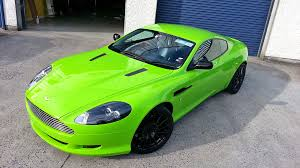
#> input picture Sem4/big_data/aston.png, 300 x 168 px, found by its file name; its folder holds 5 pictures in this run
$ python Zaliczenie4.py
#> lines starting #> are read from the running program, lines starting #| are printed output that depends on the picture; pictures that were not available may be replaced by others from this repository, and a replacement may not be noted
import os
import time
import numpy as np
from PIL import Image
from multiprocessing import Pool, cpu_count
from scipy.spatial import KDTree

# Parametry
base_dir = "big_data"
src_img_path = os.path.join(base_dir, "aston.png")
tiles_dir = os.path.join(base_dir, "zdjecia")
output_dir = os.path.join(base_dir, "out")
os.makedirs(output_dir, exist_ok=True)

tile_size = 10
output_width = 1000
output_height = 1000

# Znajdź unikalną nazwę pliku wynikowego
counter = 1
while True:
    output_path = os.path.join(output_dir, f"result{counter}.png")
    if not os.path.exists(output_path):
        break
    counter += 1

# Globalne zmienne do multiprocessing
global_tiles_np = []
global_kdtree = None
def average_color_np(np_img):
    return tuple(np_img.reshape(-1, 3).mean(axis=0).astype(int))

def load_tile_images(tile_dir, tile_size):
    tiles = []
    for root, _, files in os.walk(tile_dir):
        for file in files:
            if file.lower().endswith((".jpg", ".png")):
                file_path = os.path.join(root, file)
                try:
                    img = Image.open(file_path).resize((tile_size, tile_size)).convert("RGB")
                    np_img = np.array(img)
                    tiles.append((average_color_np(np_img), np_img))
                except Exception as e:
                    print(f"Błąd podczas ładowania obrazu {file_path}: {e}")
    return tiles

def init_worker(tiles_data):
    global global_tiles_np, global_kdtree
    global_tiles_np = tiles_data
    global_kdtree = KDTree([color for color, _ in global_tiles_np])

def closest_tile_np(avg_color):
    _, idx = global_kdtree.query(avg_color)
    return global_tiles_np[idx][1]

def process_column(args):
    x, col_blocks = args
    results = []
    for y, block in col_blocks:
        np_block = np.array(block)
        avg_color = average_color_np(np_block)
        best_tile = closest_tile_np(avg_color)

        # Dopasuj kafelek jeśli jesteśmy przy krawędzi
        block_w, block_h = block.size
        tile_h, tile_w, _ = best_tile.shape
        if block_w != tile_size or block_h != tile_size:
            best_tile = Image.fromarray(best_tile).crop((0, 0, block_w, block_h))
            best_tile = np.array(best_tile)

        results.append((x, y, best_tile))
    return results

def create_mosaic(src_img_path, output_path, tile_size, out_width, out_height, tiles_dir):
#> called with src_img_path = 'big_data/aston.png', output_path = 'big_data/out/result1.png', tile_size = 10, out_width = 1000, out_height = 1000, tiles_dir = 'big_data/zdjecia'
    source = Image.open(src_img_path).resize((out_width, out_height)).convert("RGB")
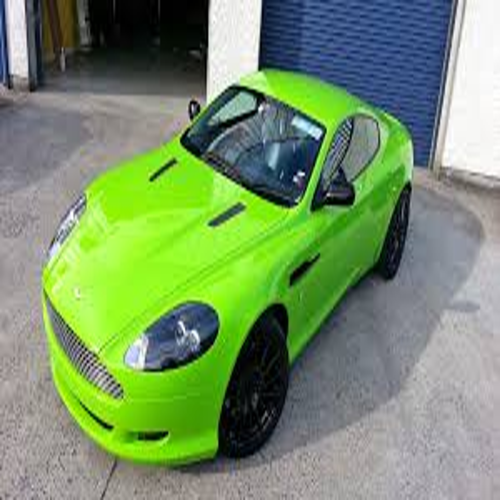
#> source: PIL image 1000x1000 RGB (shown at 1/2 size); mean R, G, B 119.7, 146.6, 104.9
    tiles = load_tile_images(tiles_dir, tile_size)
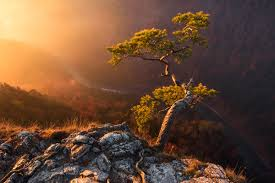
#> input picture Sem4/big_data/drzewo.png, 275 x 183 px, given as the content of the folder big_data/zdjecia, which was not available
#> tiles = 1 item

    if not tiles:
        print("Brak miniatur w folderze:", tiles_dir)
        return

    mosaic_np = np.zeros((out_height, out_width, 3), dtype=np.uint8)
    args_list = []

    for i in range(0, out_width, tile_size):
        col_blocks = []
        for j in range(0, out_height, tile_size):
            block_w = min(tile_size, out_width - i)
            block_h = min(tile_size, out_height - j)
            block = source.crop((i, j, i + block_w, j + block_h))
            col_blocks.append((j, block))
        args_list.append((i, col_blocks))
#> after the loop, args_list = 100 items

    with Pool(cpu_count(), initializer=init_worker, initargs=(tiles,)) as pool:
        for result_col in pool.imap_unordered(process_column, args_list, chunksize=10):
#> in process_column, `x, col_blocks = args`: x = 0; col_blocks = 100 items
#> in closest_tile_np, `_, idx = global_kdtree.query(avg_color)`: idx = 0
            for x, y, tile_np in result_col:
                h, w, _ = tile_np.shape
                mosaic_np[y:y + h, x:x + w] = tile_np
#> this loop made 100 passes
#> x on passes 1 to 6: 10, 20, 30, 40, 50, 60
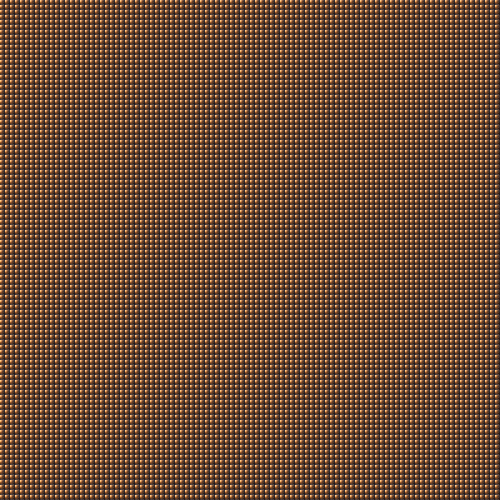
#> mosaic_np: shape (1000, 1000, 3) (shown at 1/2 size); mean of channels 0, 1, 2 106.3, 75.1, 54.2; drawn as R, G, B

    mosaic = Image.fromarray(mosaic_np)
    mosaic.save(output_path)
    print("Mozaika zapisana:", output_path)

if __name__ == '__main__':
    start = time.time()
    create_mosaic(src_img_path, output_path, tile_size, output_width, output_height, tiles_dir)
    end = time.time()
    print(f"Zrobione w {end - start:.2f} s")
